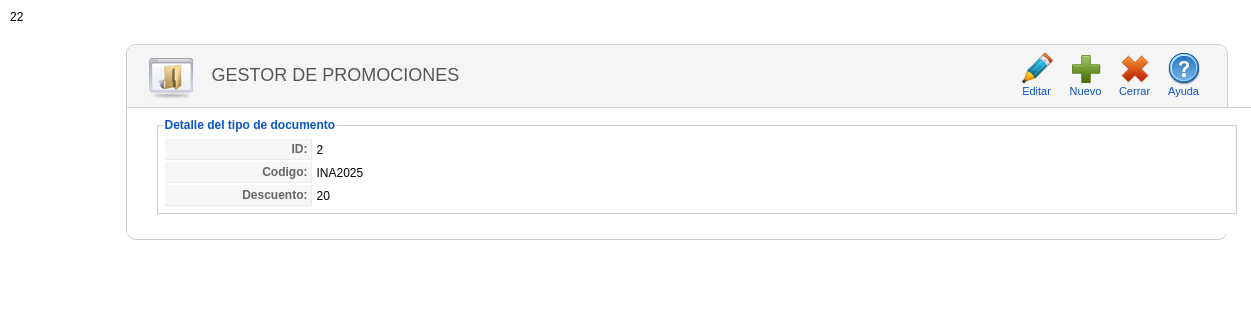
Page /promocion/detalle_promocion.php?idpromocion=2 (signed in) on the committed database.
### tables this page shows
CREATE TABLE `promocion` (
  `IdPromocion` int(11) NOT NULL,
  `Codigo` varchar(50) NOT NULL,
  `Descuento` int(11) NOT NULL,
  `Estado` varchar(30) DEFAULT 'ACTIVO'
);

### clases/clsPromocion.php (called while the page is built, shortened)
<?php
include_once("clsConexion.php");
class clsPromocion{
function consultarPromocionPorParametro($criterio,$busqueda,$limite){
   $con = new clsConexion;
   if($con->conectarse()==true){
     $query = "CALL SP_S_PromocionPorParametro('$criterio','$busqueda','$limite')";
	 $result = @mysql_query($query);
	 if (!$result)
	   return false;
	 else
	   return $result;
   }
 }
}
?>

### clases/clsConexion.php (called while the page is built, shortened)
<?php
class clsConexion{
	 function conectarse() {
		   return true;
	 }
}
?>

### promocion/detalle_promocion.php (the view, shortened to what this page needs)
<html>
<head>
<link href="../css/general.css" rel="stylesheet" type="text/css">
<link href="../css/icon.css" rel="stylesheet" type="text/css">
</head>
<body>
<?php
    if(isset($_SESSION["usuario"])){
?>
<?php
include_once("../clases/clsPromocion.php");
$idpromo=$_GET['idpromocion'];
echo "promocion: " + $idpromo;
$objpromocion = new clsPromocion;
$resultado=$objpromocion->consultarPromocionPorParametro('id',$idpromo,'');
while($row=@mysql_fetch_array($resultado)){
		$idpromocion=$row["IdPromocion"];
        echo "idpromocion :" + $idpromocion;
		$codigo=$row["Codigo"];
        $descuento=$row["Descuento"];
}
?>
<div class="wrapper">
<div class="block">
    <div class="block_head">
    	<div class="imagen_head"><img src="../img/header/categoria.png" width="48" height="48"></div>
    	<div class="titulo_head">GESTOR DE PROMOCIONES</div>
 <div class="toolbar" id="toolbar">
            <table class="toolbar">
            	<tbody>
                	<tr>
                    <td>
                    <?php
                        echo "<a class='toolbar' href=editar_promocion.php?idpromocion=".$idpromocion."><span class='icon-32-editar' title='Editar'>
                        </span>Editar</a>"; ?>
                    </td>
                    <td>
                        <a href="registrar_promocion.php" class="toolbar">
                        <span class="icon-32-nuevo" title="Nuevo">
                        </span>
                        Nuevo
                        </a>
                    </td>
                    <td>
                        <a href="index.php" class="toolbar">
                        <span class="icon-32-cancelar" title="Cerrar">
                        </span>
                        Cerrar
                        </a>
                    </td>
                    <td>
                        <a href="#" class="toolbar">
                        <span class="icon-32-ayuda" title="Ayuda">
                        </span>
                        Ayuda
                        </a>
                    </td>
                    </tr>
            	</tbody>
            </table>
        </div>
    </div>
    <div class="block_content">
    <fieldset class="adminform">
    <legend>Detalle del tipo de documento</legend>
<table class="admintable">
	<tr>
		<td width="100" class="key">ID:</td>
		<td><?php echo $idpromocion?></td>
	</tr>
    <tr>
		<td class="key">Codigo:</td>
		<td><?php echo $codigo?></td>
	</tr>
     <tr>
        <td class="key">Descuento:</td>
        <td><?php echo $descuento?></td>
    </tr>
</table>
</fieldset>
    </div>
</div>
</div>
<?php
    } else {
        header("Location:../index.php");
    }
?>
</body>
</html>

### css/general.css (style rules this page uses)
body { margin: 10px; padding: 0; background-image: url(../img/fondo.png); background-repeat: repeat; padding-bottom: 1px; font-size: 11px; }
body, td, th { font-family: Arial, Helvetica, sans-serif; font-size:12px; }
a:link { color: #0B55C4; text-decoration: none; }
fieldset { margin-bottom: 10px; border: 1px #ccc solid; padding: 5px; text-align: left; }
legend { color: #0B55C4; font-size: 12px; font-weight: bold; }
fieldset.adminform { border: 1px solid #ccc; margin: 0 10px 10px 10px; }
table.admintable td { padding: 3px; }
table.admintable td.key, table.admintable td.paramlist_key { background-color: #f6f6f6; text-align: right; width: 140px; color: #666; font-weight: bold; font-size: 12px; border-bottom: 1px solid #e9e9e9; border-right: 1px solid #e9e9e9; }
.block { width:1100px; padding-bottom: 5px; margin-bottom: 25px; clear: both; border-radius: 10px; background-color:#fff; border: solid 1px #CCCCCC; }
.wrapper { width:1000px; margin:0 auto; padding-top: 20px; }
.block .block_content { overflow: hidden; background: #fff; width:1100px; border-top: 1px solid #CECECE; padding: 10px 20px 10px; }
.block .block_head { height:62px; background-color:#F5F5F5; -moz-border-radius: 10px 10px 0px 0px; -o-border-radius: 10px 10px 0px 0px; -webkit-border-radius: 10px 10px 0px 0px; -ms-border-radius: 10px 10px 0px 0px; overflow:visible; }
.block .titulo_head { height:25px; width:auto; float:left; font-family: "Titillium999", "Trebuchet MS", Arial, sans-serif; font-size: 18px; font-weight: normal; text-transform: uppercase; color: #555; text-shadow: 1px 1px 0 #fff; margin-left: 15px; padding-top:20px; }
.block .imagen_head { height:25px; width:50; float:left; margin-left: 20px; padding-top:10px; }
div.toolbar { float: right; text-align: right; padding: 0; margin-right: 20px; margin-top:5px; }
table.toolbar { border-collapse: collapse; padding: 0; margin: 0; }
table.toolbar td { padding: 1px 1px 1px 4px; text-align: center; color: #666; height: 48px; }
table.toolbar span { float: none; width: 32px; height: 32px; margin: 0 auto; display: block; }
table.toolbar a { display: block; float: left; background:#F5F5F5; white-space: nowrap; border: 1px solid #F5F5F5; padding: 1px 5px; cursor: pointer; font-size:11px; }

### rows in the picture
promocion: IdPromocion "2", Codigo "INA2025", Descuento "20"
